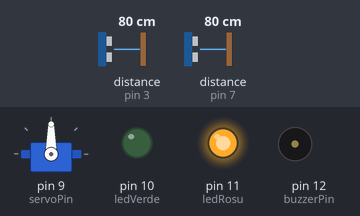
Recording of a sketch running on a simulated Arduino Uno, built with avr-gcc and run on an emulated ATmega328P. Shown: servo, output pins drawn as LEDs (lit = HIGH), buzzer (waves = sounding, pin HIGH). Wiring (inferred from the names in the program): 2 × ultrasonic range finder: trigger pin 2, echo pin 3 / trigger pin 6, echo pin 7. Inputs (shaded band) come from the test bench; at power-on: distance to the obstacle (sensors on pin 3, pin 7) 80 cm. The echo pulse lasts 58.3 µs per cm; pins used as bus, display or sensor lines are not drawn.

Above: at 1.2 s.
1.3 s: distance to the obstacle (sensor on pin 3) set to 22 cm
2.8 s: distance to the obstacle (sensor on pin 3) set to 19 cm
At 4.3 s:
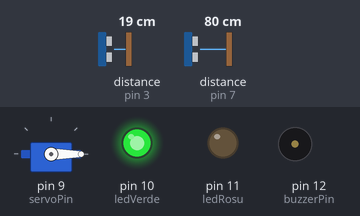
Timing chart, 0 to 5.8 s (numbered marks = the images above; inputs shaded):
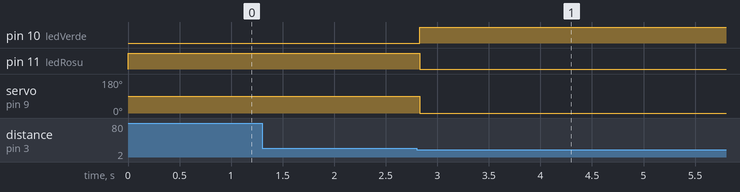

Measured:
- the behaviour switches between 21 and 20 cm on distance to the obstacle (sensor on pin 3) (found by bisection; images 0 and 1)
- after the input at 1.3 s, every drawn part: stays the same
- after the input at 2.8 s, pin 10 (ledVerde): LOW → HIGH at once; pin 11 (ledRosu): HIGH → LOW at once; servo on pin 9 (servoPin): 90° → 0° at once

The sketch:

ProiectPATR_BarieraTren.ino
```cpp
#include <Servo.h>

// Definire pini senzori conform montajului tău
const int trigDeschide = 2; // Senzor 1 (Ridică)
const int echoDeschide = 3;
const int trigInchide = 6;  // Senzor 2 (Coboară)
const int echoInchide = 7;

// Pini Actuatori
const int servoPin = 9;
const int ledVerde = 10;
const int ledRosu = 11;
const int buzzerPin = 12;

// Setări unghiuri și distanță
const long DIST_LIMIT = 20;
const int ANGLE_OPEN = 0;
const int ANGLE_CLOSED = 90;

Servo barrier;

void setup() {
  pinMode(trigDeschide, OUTPUT); pinMode(echoDeschide, INPUT);
  pinMode(trigInchide, OUTPUT);  pinMode(echoInchide, INPUT);
  pinMode(ledVerde, OUTPUT);     pinMode(ledRosu, OUTPUT);
  pinMode(buzzerPin, OUTPUT);

  barrier.attach(servoPin);

  // --- CONFIGURARE INIȚIALĂ: BARIERA JOS ---
  barrier.write(ANGLE_CLOSED); //
  digitalWrite(ledRosu, HIGH); // Becul roșu aprins la pornire
  digitalWrite(ledVerde, LOW); // Becul verde stins
}

long readDistance(int trig, int echo) {
  digitalWrite(trig, LOW);
  delayMicroseconds(2);
  digitalWrite(trig, HIGH);
  delayMicroseconds(10);
  digitalWrite(trig, LOW);
  long duration = pulseIn(echo, HIGH, 20000);
  if (duration == 0) return 999;
  return duration * 0.034 / 2;
}

void loop() {
  long dInchide = readDistance(trigInchide, echoInchide);
  long dDeschide = readDistance(trigDeschide, echoDeschide);

  // LOGICA 1: Dacă trenul atinge Senzorul 2 (Pinii 6/7) -> COBOARĂ
  if (dInchide < DIST_LIMIT) {
    barrier.write(ANGLE_CLOSED); //
    digitalWrite(ledRosu, HIGH);
    digitalWrite(ledVerde, LOW);
    tone(buzzerPin, 1000, 200); // Sunet scurt de confirmare
  }

  // LOGICA 2: Dacă trenul atinge Senzorul 1 (Pinii 2/3) -> RIDICĂ
  if (dDeschide < DIST_LIMIT) {
    barrier.write(ANGLE_OPEN);   //
    digitalWrite(ledRosu, LOW);
    digitalWrite(ledVerde, HIGH);
    noTone(buzzerPin);
  }

  delay(100);
}
```
